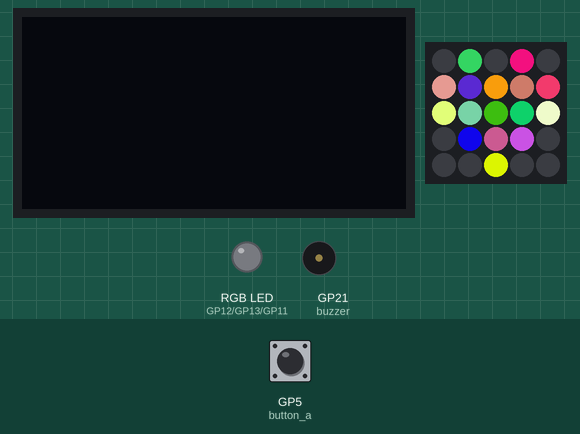
Simulated run of this program. Board: Raspberry Pi Pico running MicroPython. Parts: 128×64 one-colour display, 5×5 RGB LED matrix, an RGB LED mixed from three pins (HIGH = lit), buzzer (waves = sounding). Inputs (shaded band) come from the test bench; at power-on: GP5 (button_a) HIGH. Dim RGB values are drawn brighter than linear; random numbers come from a fixed seed; the 25 LEDs are laid out as on the BitDogLab board (LED 0 bottom right, every second row reversed).

Above: at 8.9 s.
At 10.5 s:
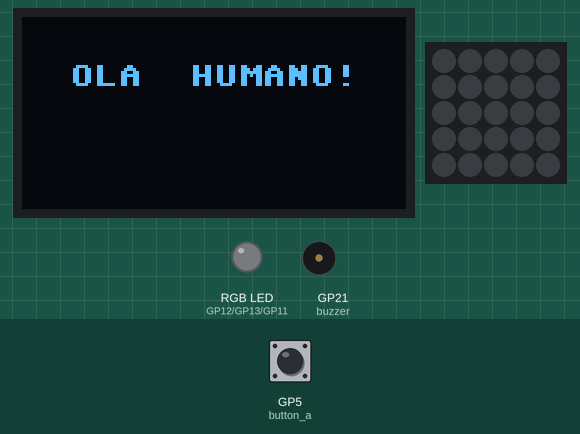
At 15.4 s:
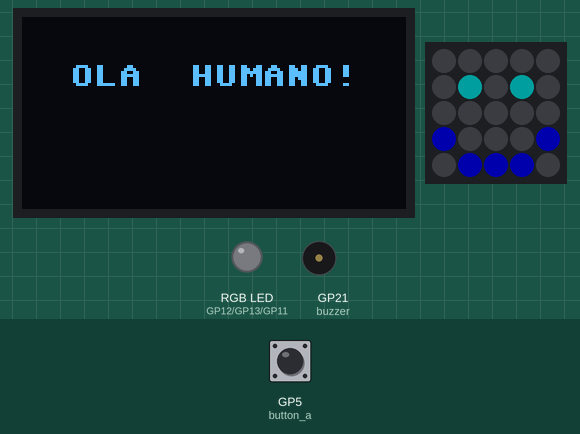
At 17.7 s:
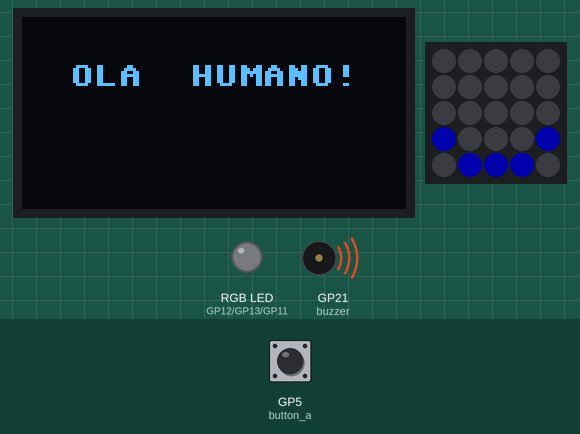
At 20.5 s:
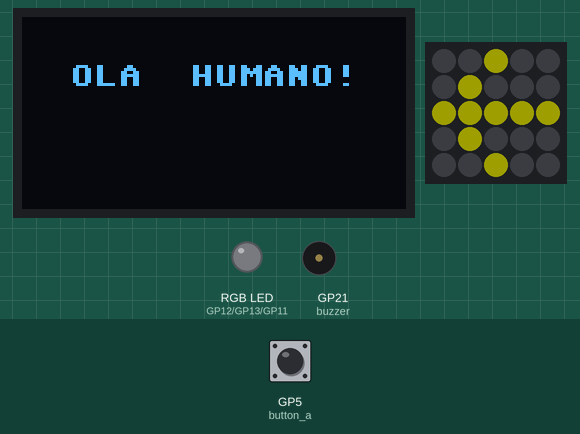
At 21.8 s:
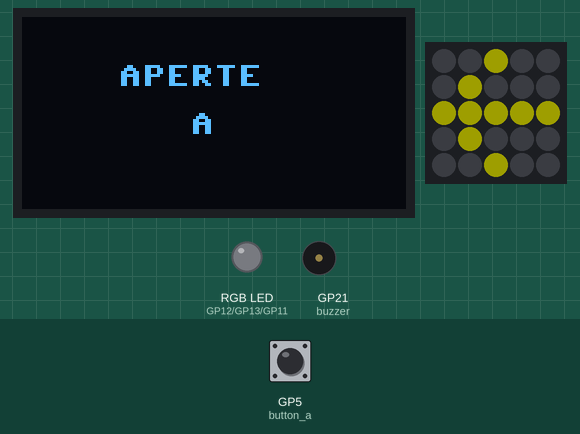
Timing chart, 0 to 23.3 s (numbered marks = the images above):
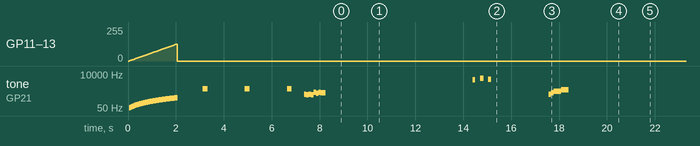

Measured:
- what the display in image 0 shows lasts 1.6 s, from 8.9 s to 10.5 s
- what the display in image 1 shows lasts 1.5 s, from 10.5 s to 12.0 s
- what the display in image 2 shows lasts 2.3 s, from 15.4 s to 17.7 s
- what the display in image 3 shows lasts 0.7 s, from 17.7 s to 18.4 s
- what the display in image 4 shows lasts 0.5 s, from 20.4 s to 20.9 s

The program:

main.py
```python
from machine import PWM, Pin
import neopixel
import time
import random
from machine import Pin, SoftI2C, ADC
from ssd1306 import SSD1306_I2C
import math

# Configuração do OLED
i2c = SoftI2C(scl=Pin(15), sda=Pin(14))
oled = SSD1306_I2C(128, 64, i2c)

joystick_button = Pin(22, Pin.IN, Pin.PULL_UP)
#______________________________________________


# Número de LEDs na sua matriz 5x5
NUM_LEDS = 25

# Inicializar a matriz de NeoPixels no GPIO7
np = neopixel.NeoPixel(Pin(7), NUM_LEDS)

# Definindo a matriz de LEDs
LED_MATRIX = [
    [24, 23, 22, 21, 20],
    [15, 16, 17, 18, 19],
    [14, 13, 12, 11, 10],
    [5, 6, 7, 8, 9],
    [4, 3, 2, 1, 0]
]

# Inicializar ADC para os pinos VRx (GPIO26) e VRy (GPIO27)
adc_vrx = ADC(Pin(26))
adc_vry = ADC(Pin(27))

def map_value(value, in_min, in_max, out_min, out_max):
    return (value - in_min) * (out_max - out_min) // (in_max - in_min) + out_min


#_______________________________________________
def update_oled(lines):
    oled.fill(0)
    for i, line in enumerate(lines):
        oled.text(line, 0, i * 8)
    oled.show()


# Configurando o LED RGB
led_r = PWM(Pin(12))
led_g = PWM(Pin(13))
led_b = PWM(Pin(11))

led_r.freq(1000)
led_g.freq(1000)
led_b.freq(1000)

# Configuração do NeoPixel
NUM_LEDS = 25
np = neopixel.NeoPixel(Pin(7), NUM_LEDS)

# Configuração dos botões
button_a = Pin(5, Pin.IN, Pin.PULL_UP)
button_b = Pin(6, Pin.IN, Pin.PULL_UP)

# definir cores para os LEDs
RED = (50, 0, 0)
GREEN = (0, 50, 0)
BLUE = (0, 0, 50)
YELLOW = (30, 30, 0)
MAGENTA = (30, 0, 30)
CYAN = (0, 30, 30)
WHITE = (25, 25, 25)
BLACK = (0, 0, 0)

# Configuração do Buzzer
buzzer = PWM(Pin(21))
buzzer.freq(50)  # Frequência inicial grave

def gradual_light_sound(duration=2):
    step_duration = duration / 100
    for i in range(101):
        duty_cycle = (i * 65535) // 200  # Calcular o ciclo de trabalho atual

        # Ajustar o LED para a intensidade atual
        led_r.duty_u16(duty_cycle)
        led_g.duty_u16(duty_cycle)
        led_b.duty_u16(duty_cycle)

        # Ajustar a frequência do buzzer
        buzzer.freq(50 + i * 2)  # Ajustar a frequência do buzzer

        # Ajustar o volume do buzzer
        buzzer.duty_u16(duty_cycle // 4)  # Reduzir o volume para 25% do máximo

        time.sleep(step_duration)

    # Desligar o LED e o buzzer no final
    led_r.duty_u16(0)
    led_g.duty_u16(0)
    led_b.duty_u16(0)
    buzzer.duty_u16(0)

def beep(freq=1000, duration=0.2):
    ''' Toca um beep com a frequência e duração especificadas '''
    buzzer.freq(freq)
    buzzer.duty_u16(5000)  # Intensidade média
    time.sleep(duration)
    buzzer.duty_u16(0)  # Desliga o buzzer

def star_trek_beep():
    buzzer = PWM(Pin(21))  # Buzzer A conectado ao GPIO21

    # Primeiro tom
    buzzer.freq(1000)
    buzzer.duty_u16(40000)
    time.sleep(0.1)
    buzzer.duty_u16(0)

    # Pequena pausa
    time.sleep(0.05)

    # Segundo tom
    buzzer.freq(1500)
    buzzer.duty_u16(40000)
    time.sleep(0.1)
    buzzer.duty_u16(0)

    # Pequena pausa
    time.sleep(0.05)

    # Terceiro tom
    buzzer.freq(2000)
    buzzer.duty_u16(40000)
    time.sleep(0.1)
    buzzer.duty_u16(0)


def dim_leds(led_sequence, current_index):
    # Define o fator de diminuição de intensidade baseado no índice atual do LED
    dim_factor = 255 // (len(led_sequence) - current_index)
    for idx, led in enumerate(led_sequence):
        if idx < current_index:
            r, g, b = np[led]
            r = max(r - dim_factor, 0)
            np[led] = (r, g, b)


# apagar todos os LEDs
def clear_all():
    for i in range(len(np)):
        np[i] = BLACK
    np.write()

def heartbeat_effect(sequence):
    initial_delay = 0.3  # tempo inicial entre LEDs
    decrement = 0.05  # valor a ser decrementado a cada LED

    # Limpa todos os LEDs
    clear_all()

    for idx, led in enumerate(sequence):
        np[led] = (255, 0, 0)  # Acende o LED vermelho
        dim_leds(sequence, idx)  # Diminui o brilho dos LEDs na sequência
        np.write()
        time.sleep(initial_delay - idx * decrement)

    # Toca o beep no buzzer
    beep()

    # Aguarda um pouco e depois desliga todos os LEDs
    time.sleep(0.3)
    clear_all()

def heart():
    """Acende um coração grande na matriz de LEDs."""
    # Primeiro, desligamos todos os LEDs para garantir que começa "limpo"
    clear_all()

    # Lista dos LEDs que devem ser acesos para o coração
    heart_leds = [2, 6, 14, 15, 23, 17, 21, 19, 10, 8]

    # Acendendo os LEDs em vermelho
    for led in heart_leds:
        np[led] = (255, 0, 0)  # RED

    np.write()

# Define O CÓDIGO DE ACENDER OS LEDs DO CORAÇÃO ALEATORIAMENTE
def random_color(dim_factor=1):
    """Gera uma cor aleatória."""
    return (int(random.randint(0, 255) * dim_factor),
            int(random.randint(0, 255) * dim_factor),
            int(random.randint(0, 255) * dim_factor))

#efeito de som usada na piscadinha direita
def door_swish():
    for freq in range(1000, 2000, 50):
        buzzer.freq(freq)
        buzzer.duty_u16(40000)
        time.sleep(0.005)
    for freq in range(2000, 1000, -50):
        buzzer.freq(freq)
        buzzer.duty_u16(40000)
        time.sleep(0.005)
    buzzer.duty_u16(0)

def l3_37_sound_and_lights():
    border_heart_leds = [2, 6, 14, 15, 23, 17, 21, 19, 10, 8]
    inner_heart_leds = [7, 13, 12, 11, 16, 18]
    already_illuminated = []

    for freq in [440, 392, 440, 392]:  # Notas: A, G
        random_led = random.choice([led for led in border_heart_leds + inner_heart_leds if led not in already_illuminated])
        already_illuminated.append(random_led)
        color_intensity = 0.5 if random_led in inner_heart_leds else 1
        np[random_led] = random_color(color_intensity)
        np.write()
        buzzer.freq(freq)
        buzzer.duty_u16(5000)
        time.sleep(0.1)

    for freq in [587, 493, 587, 523]:  # Notas: D, B, D, C
        random_led = random.choice([led for led in border_heart_leds + inner_heart_leds if led not in already_illuminated])
        already_illuminated.append(random_led)
        color_intensity = 0.5 if random_led in inner_heart_leds else 1
        np[random_led] = random_color(color_intensity)
        np.write()
        buzzer.freq(freq)
        buzzer.duty_u16(5000)
        time.sleep(0.10)

    for led in [l for l in border_heart_leds + inner_heart_leds if l not in already_illuminated]:
        color_intensity = 0.5 if led in inner_heart_leds else 1
        np[led] = random_color(color_intensity)
        np.write()
        time.sleep(0.1)

        buzzer.duty_u16(0)

def smile_face():
    # Definindo a sequência de cores
    colors = [
        BLACK, BLUE, BLUE, BLUE, BLACK,
        BLUE, BLACK, BLACK, BLACK, BLUE,
        BLACK, BLACK, BLACK, BLACK, BLACK,
        BLACK, CYAN, BLACK, CYAN, BLACK,
        BLACK, BLACK, BLACK, BLACK, BLACK
    ]

    # Atribuindo as cores à matriz np
    for i, color in enumerate(colors):
        np[i] = color

    np.write()

def blink_right_eye():
    np[0] = BLACK
    np[1] = BLUE
    np[2] = BLUE
    np[3] = BLUE
    np[4] = BLACK
    np[5] = BLUE
    np[6] = BLACK
    np[7] = BLACK
    np[8] = BLACK
    np[9] = BLUE
    np[10] = BLACK
    np[11] = BLACK
    np[12] = BLACK
    np[13] = BLACK
    np[14] = BLACK
    np[15] = BLACK
    np[16] = CYAN
    np[17] = BLACK
    np[18] = BLACK
    np[19] = BLACK
    np[20] = BLACK
    np[21] = BLACK
    np[22] = BLACK
    np[23] = BLACK
    np[24] = BLACK

    np.write()
    door_swish()

    # aguardar e retorna a cor azul do olho direito
    time.sleep(.2)
    np[18] = CYAN
    np.write()

#define função de som sincronizada com o led da boca piscando
def colour_mouth():


    def r2d2_beep():
        # Primeiro bipe
        buzzer.freq(4000)
        buzzer.duty_u16(30000)
        time.sleep(0.1)
        buzzer.duty_u16(0)
        np[2] = RED
        np.write()
        time.sleep(0.2)

        # Segundo bipe
        buzzer.freq(5000)
        buzzer.duty_u16(30000)
        time.sleep(0.15)
        buzzer.duty_u16(0)
        np[2] = CYAN
        np[3] = CYAN
        np[1] = CYAN
        np.write()
        time.sleep(0.2)

        # Terceiro bipe
        buzzer.freq(4500)
        buzzer.duty_u16(30000)
        time.sleep(0.12)
        buzzer.duty_u16(0)
        np[2] = RED
        np[3] = RED
        np[1] = RED
        np.write()
        time.sleep(0.2)


    r2d2_beep()

    np[2] = BLUE
    np[3] = BLUE
    np[1] = BLUE
    np.write()

def triple_zero_sound():
    # Sequência inicial educada
    for freq in [440, 554, 660]:  # Notas: A, C#, E
        buzzer.freq(freq)
        buzzer.duty_u16(5000)
        time.sleep(0.1)

        np[16] = BLACK
        np[18] = BLACK
        np.write()

    # Transição sinistra e abrupta
    for freq in range(660, 880, 5):
        buzzer.freq(freq)
        buzzer.duty_u16(5000)
        time.sleep(0.005)

    # Parada súbita
    buzzer.freq(880)
    time.sleep(0.3)

    np[16] = CYAN
    np[18] = CYAN
    np.write()
    # Desliga o buzzer ao final
    buzzer.duty_u16(0)

def seta_Direita():
    np[0] = BLACK
    np[1] = BLACK
    np[2] = YELLOW
    np[3] = BLACK
    np[4] = BLACK
    np[5] = BLACK
    np[6] = BLACK
    np[7] = BLACK
    np[8] = YELLOW
    np[9] = BLACK
    np[10] = YELLOW
    np[11] = YELLOW
    np[12] = YELLOW
    np[13] = YELLOW
    np[14] = YELLOW
    np[15] = BLACK
    np[16] = BLACK
    np[17] = BLACK
    np[18] = YELLOW
    np[19] = BLACK
    np[20] = BLACK
    np[21] = BLACK
    np[22] = YELLOW
    np[23] = BLACK
    np[24] = BLACK
    np.write()
    # Desliga o buzzer ao final
    buzzer.duty_u16(0)

def seta_Esquerda():
    np[0] = BLACK
    np[1] = BLACK
    np[2] = YELLOW
    np[3] = BLACK
    np[4] = BLACK
    np[5] = BLACK
    np[6] = YELLOW
    np[7] = BLACK
    np[8] = BLACK
    np[9] = BLACK
    np[10] = YELLOW
    np[11] = YELLOW
    np[12] = YELLOW
    np[13] = YELLOW
    np[14] = YELLOW
    np[15] = BLACK
    np[16] = YELLOW
    np[17] = BLACK
    np[18] = BLACK
    np[19] = BLACK
    np[20] = BLACK
    np[21] = BLACK
    np[22] = YELLOW
    np[23] = BLACK
    np[24] = BLACK
    np.write()
    # Desliga o buzzer ao final
    buzzer.duty_u16(0)


def xplosion():
    # Definindo a sequência de cores
    colors = [
        BLACK, BLACK, BLACK, BLACK, BLACK,
        BLACK, BLACK, BLACK, BLACK, BLACK,
        BLACK, BLACK, RED, BLACK, BLACK,
        BLACK, BLACK, BLACK, BLACK, BLACK,
        BLACK, BLACK, BLACK, BLACK, BLACK
    ]

    # Atribuindo as cores à matriz np
    for i, color in enumerate(colors):
        np[i] = color

    np.write()

    time.sleep(.1)

    # Som forte e abrupto
    for freq in range(2000, 50, -50):
        buzzer.freq(freq)
        buzzer.duty_u16(32767)  # 50% de duty cycle
        time.sleep(0.005)


    colors = [
        BLACK, BLACK, BLACK, BLACK, BLACK,
        BLACK, BLACK, RED, BLACK, BLACK,
        BLACK, RED, BLUE, RED, BLACK,
        BLACK, BLACK, RED, BLACK, BLACK,
        BLACK, BLACK, BLACK, BLACK, BLACK
    ]

    # Atribuindo as cores à matriz np
    for i, color in enumerate(colors):
        np[i] = color

    np.write()

    time.sleep(.2)


    colors = [
        BLACK, BLACK, RED, BLACK, BLACK,
        BLACK, RED, BLUE, RED, BLACK,
        RED, BLUE, WHITE, BLUE, RED,
        BLACK, RED, BLUE, RED, BLACK,
        BLACK, BLACK, RED, BLACK, BLACK
    ]

    # Atribuindo as cores à matriz np
    for i, color in enumerate(colors):
        np[i] = color

    np.write()

    time.sleep(.2)

    colors = [
        BLACK, RED, RED, RED, BLACK,
        RED, BLUE, WHITE, BLUE, RED,
        RED, WHITE, WHITE, WHITE, RED,
        RED, BLUE, WHITE, BLUE, RED,
        BLACK, RED, RED, RED, BLACK
    ]

    # Atribuindo as cores à matriz np
    for i, color in enumerate(colors):
        np[i] = color

    np.write()

    time.sleep(.2)

    colors = [
        BLACK, WHITE, WHITE, WHITE, BLACK,
        WHITE, WHITE, WHITE, WHITE, WHITE,
        WHITE, WHITE, BLACK, WHITE, WHITE,
        WHITE, WHITE, WHITE, WHITE, WHITE,
        BLACK, WHITE, WHITE, WHITE, BLACK
    ]

    # Atribuindo as cores à matriz np
    for i, color in enumerate(colors):
        np[i] = color

    np.write()


    time.sleep(.1)

    colors = [
        BLACK, WHITE, WHITE, WHITE, BLACK,
        WHITE, BLACK, BLACK, BLACK, WHITE,
        WHITE, BLACK, BLACK, BLACK, WHITE,
        WHITE, BLACK, BLACK, BLACK, WHITE,
        BLACK, WHITE, WHITE, WHITE, BLACK
    ]

    # Atribuindo as cores à matriz np
    for i, color in enumerate(colors):
        np[i] = color

    np.write()

    time.sleep(.2)

    colors = [
        BLACK, WHITE, BLACK, WHITE, BLACK,
        WHITE, BLACK, BLACK, BLACK, WHITE,
        BLACK, BLACK, BLACK, BLACK, BLACK,
        WHITE, BLACK, BLACK, BLACK, WHITE,
        BLACK, WHITE, BLACK, WHITE, BLACK
    ]

    # Atribuindo as cores à matriz np
    for i, color in enumerate(colors):
        np[i] = color

    np.write()


    clear_all()
    time.sleep(.2)

    colors = [
        BLACK, WHITE, BLACK, WHITE, BLACK,
        WHITE, BLACK, BLACK, BLACK, WHITE,
        BLACK, BLACK, BLACK, BLACK, BLACK,
        WHITE, BLACK, BLACK, BLACK, WHITE,
        BLACK, WHITE, BLACK, WHITE, BLACK
    ]

    # Atribuindo as cores à matriz np
    for i, color in enumerate(colors):
        np[i] = color

    np.write()

    # Reverberações ou ecos mais suaves
    for _ in range(5):
        buzzer.duty_u16(16383)  # 25% de duty cycle
        time.sleep(0.1)
        buzzer.duty_u16(0)  # Desliga
        time.sleep(0.1)

    buzzer.duty_u16(0)  # Certifique-se de que o buzzer esteja desligado

# Inicialização do Neopixel e ADC para o microfone
#np = neopixel.NeoPixel(machine.Pin(PIN_NUM), NUM_LEDS)
adc = machine.ADC(machine.Pin(28))  # GP28 para o microfone

OFFSET = int(1.65 / 3.3 * 65536)  # Valor ADC correspondente a 1,65V

# Definição dos patamares
patamares = [
    [2],
    [1, 2, 3],
    [7, 1, 2, 3],
    [12, 6, 7, 8, 0, 1, 2, 3, 4],
    [12, 6, 7, 8, 0, 1, 2, 3, 4, 11, 13, 17, 5, 9],
    [12, 6, 7, 8, 0, 1, 2, 3, 4, 11, 13, 17, 5, 9, 22, 16, 18, 10, 14],
    [12, 6, 7, 8, 0, 1, 2, 3, 4, 11, 13, 17, 5, 9, 22, 16, 18, 10, 14, 15, 19],
    [12, 6, 7, 8, 0, 1, 2, 3, 4, 11, 13, 17, 5, 9, 22, 16, 18, 10, 14, 15, 19, 20, 21, 23, 24]
] * 2

def determinar_cor(patamar_index):
    if patamar_index < len(patamares) / 3.5:
        return (0, 0, 85)  # Azul
    else:
        return (105, 0, 0)  # Vermelho

def acender_leds(patamar_index):
    cor = determinar_cor(patamar_index)

    # Primeiro, desligamos todos os LEDs
    for i in range(NUM_LEDS):
        np[i] = (0, 0, 0)

    # Depois, acendemos os LEDs do patamar atual
    for i in patamares[patamar_index]:
        np[i] = cor

    np.write()

def acender_por_valor(ratio):
    max_patamares = len(patamares)
    patamar_index = int(ratio * max_patamares)
    patamar_index = min(patamar_index, max_patamares - 1)  # Evitar índices fora da faixa

    # Se o ratio estiver abaixo de um limiar, desliga todos os LEDs
    if ratio < 0.05:
        for i in range(NUM_LEDS):
            np[i] = (0, 0, 0)
        np.write()
    else:
        acender_leds(patamar_index)


def vu_meter(adc_value):
    volume = max(0, (adc_value - OFFSET)*2)  # Subtrai o offset e garante que o valor seja positivo
    volume_ratio = volume / 65536.0
    normalized_ratio = math.pow(volume_ratio, 0.5)  # Ajustando a sensibilidade

    acender_por_valor(normalized_ratio)


#------------------------
clear_all()
# Chamar a função
gradual_light_sound()

# Sequência de LEDs para simular o pulso cardíaco
sequence = [14, 6, 12, 17, 21, 10]

# Especifica o número de repetições desejado
num_repetitions = 3
for _ in range(num_repetitions):
    heartbeat_effect(sequence)
    # Exibe o coração grande
    heart()
    time.sleep(0.2)

l3_37_sound_and_lights()
time.sleep(1.5)


#update_oled("OLA HUMANO!")
messages = [
    "           ",
    "           ",
    "  OLA  HUMANO!",
    "           "
    "           ",
    "           ",
    "           ",
    "           "
]
update_oled(messages)


# Primeiro, desligamos todos os LEDs para garantir que começa "limpo"
clear_all()
time.sleep(1.5)

smile_face()
time.sleep(1)

blink_right_eye()
time.sleep(1)

colour_mouth()
time.sleep(2.2)

triple_zero_sound()
time.sleep(2)

clear_all()


# Defina as cores que você deseja alternar
cores = [(255, 0, 0), (0, 255, 0), (0, 0, 255)]  # vermelho, verde, azul
indice_cor = 0  # Índice da cor atual na lista de cores

while True:
    # Primeira parte: Seta esquerda e espera pelo botão A
    seta_Esquerda()
    time.sleep(.5)
    clear_all()
    time.sleep(.2)
    seta_Esquerda()
    time.sleep(.3)
    clear_all()
    time.sleep(.3)
    seta_Esquerda()


    messages = [
    "           ",
    "           ",
    "    APERTE  ",
    "           ",
    "       A     ",
    "           ",
    "           ",
    "           "
    ]
    update_oled(messages)

    # Aguarde até o Botão A ser pressionado
    while button_a.value():
        time.sleep(0.1)  # Adicione um delay para debounce

    clear_all()
    xplosion()

    # Segunda parte: Seta direita e espera pelo botão B
    seta_Direita()
    time.sleep(.5)
    clear_all()
    time.sleep(.2)
    seta_Direita()
    time.sleep(.3)
    clear_all()
    time.sleep(.3)
    seta_Direita()


    messages = [
    "           ",
    "           ",
    "    APERTE  ",
    "           ",
    "       B     ",
    "           ",
    "           ",
    "           "
    ]
    update_oled(messages)

    # Aguarde até o Botão B ser pressionado
    while button_b.value():
        time.sleep(0.1)  # Adicione um delay para debounce

    clear_all()
    xplosion()

    update_oled("             ")
    update_oled("Mova Joystick")

    messages = [
    "           ",
    " Mova Joystick ",
    "           ",
    "           ",
    "           ",
    "           ",
    "           ",
    "           ",
    ]
    update_oled(messages)

    time.sleep(1)
    colors = [
        GREEN, GREEN, GREEN, GREEN, BLACK,
        BLACK, GREEN, GREEN, BLACK, BLACK,
        BLACK, BLACK,  GREEN, GREEN, BLACK,
        BLACK, GREEN, BLACK, GREEN, BLACK,
        GREEN, BLACK, BLACK, GREEN, BLACK
    ]


    # Atribuindo as cores à matriz np
    for i, color in enumerate(colors):
        np[i] = color

    np.write()
    time.sleep(2)


    messages = [
    "           ",
    " Mova Joystick ",
    "           ",
    "           ",
    "           ",
    "           ",
    "           ",
    "           ",
    ]
    update_oled(messages)

    # Agora entre no modo de controle do joystick
    while True:
        vrx_value = adc_vrx.read_u16()
        vry_value = adc_vry.read_u16()

        messages = [
            "           ",
            "           ",
            "   APERTE  ",
            "           ",
            "     B     ",
            "      para   ",
            "           ",
            "    SAIR   ",
        ]
        update_oled(messages)

        offsetx = 0
        offsety = 400
        row = map_value(vrx_value - offsetx, 240, 65279, 0, 4)
        col = map_value(vry_value - offsety, 65278, 240, 0, 4)

        for i in range(NUM_LEDS):
            np[i] = (0, 0, 0)

        led_index = LED_MATRIX[row][col]
        #beep(50, 4000)  # Toca um beep rápido
        np[led_index] = cores[indice_cor]  # Use a cor atual
        np.write()

        # Verifica se o botão do joystick está pressionado
        if not joystick_button.value():
            indice_cor = (indice_cor + 1) % len(cores)  # Atualiza o índice da cor
            star_trek_beep()
            print("Botão do joystick pressionado. Mudando a cor.")

        # Verifica se o botão B está pressionado
        if not button_b.value():
            print("Botão B pressionado. Saindo do modo de controle do joystick.")
            update_oled("                ")
            break  # Sai do loop se o botão B estiver pressionado

        time.sleep(0.1)


    # Aguarde até que o botão B seja liberado
    while not button_b.value():
        time.sleep(0.1)

    update_oled("             ")
    update_oled("Escutando")

    messages = [
    "  Escutando ",
    "           ",
    "   APERTE  ",
    "           ",
    "     B     ",
    "      para   ",
    "           ",
    "    SAIR     ",
    ]
    update_oled(messages)


    # Modo VU Meter
    while True:
        if button_b.value():
            adc_value = adc.read_u16()  # Lendo o valor do ADC do microfone
            vu_meter(adc_value)  # Atualizando o VU meter com base no valor do ADC
            time.sleep(0.02)  # Um pequeno atraso para tornar o loop manejável
        else:
            print("Botão B pressionado. Saindo do modo VU Meter.")
            break  # Sai do loop se o botão B estiver pressionado
            update_oled("             ")
            update_oled(" OLA EHUMANO")

            messages = [
            "           ",
            "           ",
            "   OLA EHUMANO  ",
            "           ",
            "           ",
            "           ",
            "           ",
            "           ",
            ]
            update_oled(messages)


time.sleep(0.1)
```
